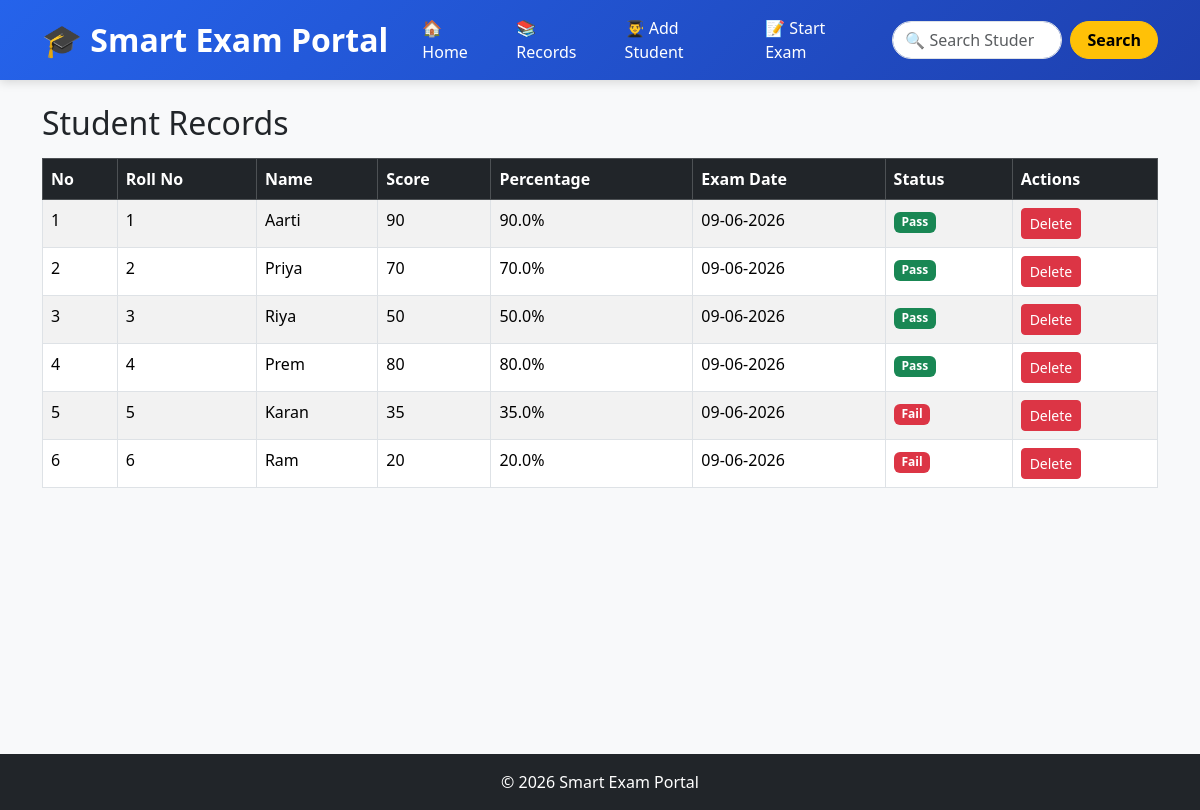
Page /records on the committed database.
### tables this page shows
CREATE TABLE students (
        id INTEGER PRIMARY KEY AUTOINCREMENT,
        roll_no INTEGER,
        name TEXT,
        score INTEGER,
        percentage REAL,
        exam_date TEXT
    );

### app.py (the view)
@app.route("/records")
def records():
    conn = get_db()
    students = conn.execute(
        "SELECT * FROM students"
    ).fetchall()
    conn.close()
    return render_template(
        "records.html",
        students=students
    )

### database.py (called while the page is built)
def get_db():
    conn = sqlite3.connect("myproject.db")
    conn.row_factory = sqlite3.Row
    return conn

### templates/records.html
{% extends "base.html" %}
{% block content %}
<h2 class="mb-3">Student Records</h2>
<table class="table table-striped table-hover table-bordered">
    <thead class="table-dark">
        <tr>
            <th>No</th>
            <th>Roll No</th>
            <th>Name</th>
            <th>Score</th>
            <th>Percentage</th>
            <th>Exam Date</th>
            <th>Status</th>
            <th>Actions</th>
        </tr>
    </thead>
    <tbody>
        {% for student in students %}
        <tr>
            <td>{{ loop.index }}</td>
            <td>{{ student.roll_no }}</td>
            <td>{{ student.name }}</td>
            <td>{{ student.score }}</td>
            <td>{{ student.percentage }}%</td>
            <td>{{ student.exam_date }}</td>
<td>
    {% if student.percentage >= 40 %}
    <span class="badge bg-success">Pass</span>{% else %}
    <span class="badge bg-danger">Fail</span>{% endif %}
</td>
<td>
    <a href="{{ url_for('delete_student', roll_no=student.roll_no) }}"
       class="btn btn-danger btn-sm"
       onclick="return confirm('Are you sure you want to delete this student?')">
       Delete
    </a>
</td>
        </tr>
        {% endfor %}
    </tbody>
</table>
{% endblock %}

### templates/base.html (shortened to what this page needs)
<!DOCTYPE html>
<html lang="en">
<head>
    <link href="https://cdn.jsdelivr.net/npm/bootstrap@5.3.3/dist/css/bootstrap.min.css" rel="stylesheet">
</head>
<body>
<nav class="navbar navbar-expand-lg navbar-dark">
    <div class="container">
        <a class="navbar-brand" href="{{ url_for('home') }}">
            🎓 Smart Exam Portal
        </a>
        <div class="collapse navbar-collapse justify-content-end"
             id="navbarContent">
            <ul class="navbar-nav align-items-center">
                <li class="nav-item">
                    <a class="nav-link"
                       href="{{ url_for('home') }}">
                        🏠 Home
                    </a>
                </li>
                <li class="nav-item">
                    <a class="nav-link"
                       href="{{ url_for('records') }}">
                        📚 Records
                    </a>
                </li>
                <li class="nav-item">
                    <a class="nav-link"
                       href="{{ url_for('add_students') }}">
                        👨‍🎓 Add Student
                    </a>
                </li>
                <li class="nav-item">
                    <a class="nav-link"
                       href="{{ url_for('exam') }}">
                        📝 Start Exam
                    </a>
                </li>
            </ul>
            <form class="d-flex ms-lg-3 mt-2 mt-lg-0"
                  action="{{ url_for('search') }}"
                  method="GET">
                <input
                    class="form-control me-2 rounded-pill search-input"
                    type="search"
                    placeholder="🔍 Search Student"
                    name="q">
                <button
                    class="btn btn-warning fw-bold rounded-pill px-3 search-btn"
                    type="submit">
                    Search
                </button>
            </form>
        </div>
    </div>
</nav>
<div class="container mt-4 main-content">
    {% block content %}
    {% endblock %}
</div>
<footer class="bg-dark text-white text-center p-3">
    © 2026 Smart Exam Portal
</footer>
</body>
</html>

### templates/base.html (style rules this page uses)
body { background-color:#f8f9fa; }
.navbar { background: linear-gradient(135deg, #2563eb, #1e40af); padding: 8px 0; box-shadow: 0 2px 10px rgba(0,0,0,0.15); }
.navbar-brand { font-size: 32px; font-weight: 700; }
.nav-link { color:white !important; font-weight:500; margin-left:10px; transition: all 0.3s ease; }
.search-input { width:170px; height:38px; }
.search-btn { transition: all 0.3s ease; }
.main-content { min-height:75vh; }
footer { margin-top:50px; }

### rows in the picture
students: roll_no "1", name "Aarti", score "90", percentage "90.0", exam_date "09-06-2026", shows "Pass"
students: roll_no "2", name "Priya", score "70", percentage "70.0", exam_date "09-06-2026", shows "Pass"
students: roll_no "3", name "Riya", score "50", percentage "50.0", exam_date "09-06-2026", shows "Pass"
students: roll_no "4", name "Prem", score "80", percentage "80.0", exam_date "09-06-2026", shows "Pass"
students: roll_no "5", name "Karan", score "35", percentage "35.0", exam_date "09-06-2026", shows "Fail"
students: roll_no "6", name "Ram", score "20", percentage "20.0", exam_date "09-06-2026", shows "Fail"
